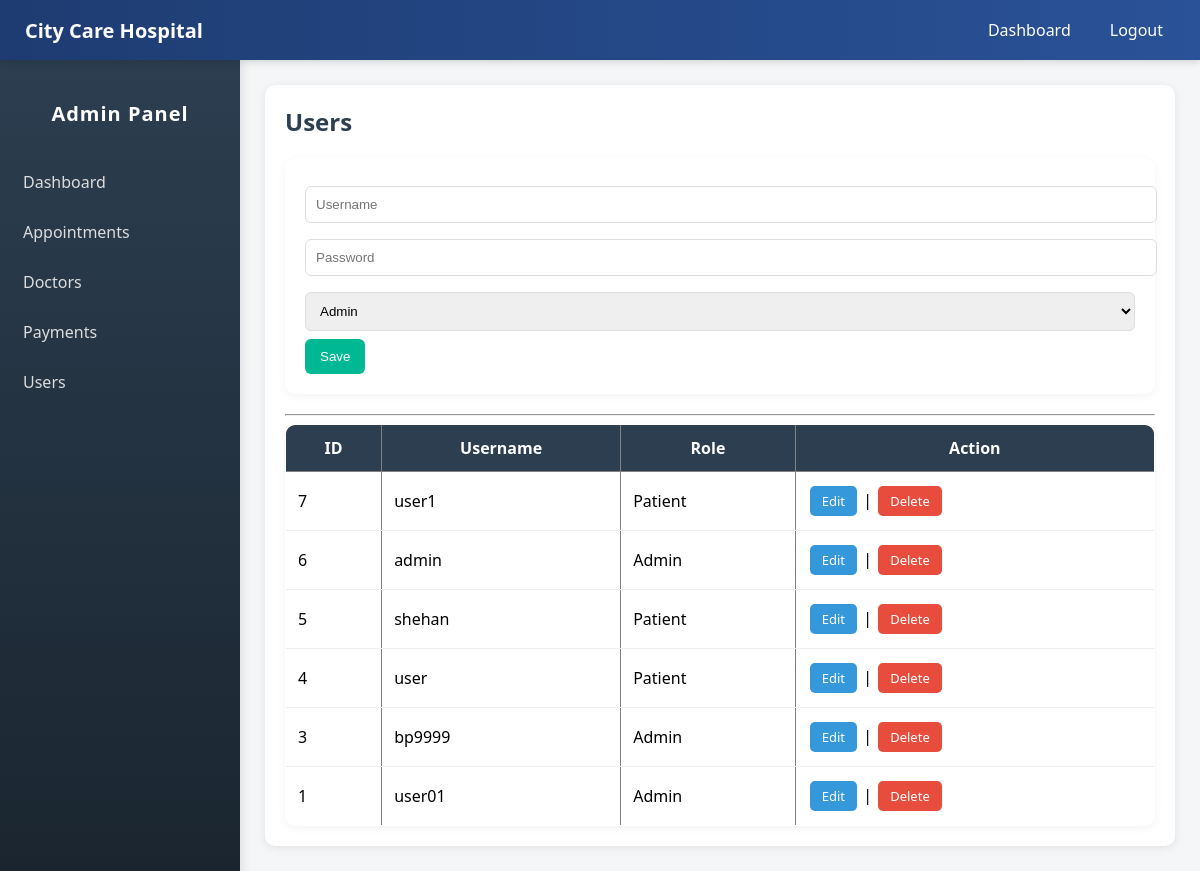
Screenshot of /admin/admin-dashboard.php?page=users with the database file from the repository.
### tables this page shows
CREATE TABLE IF NOT EXISTS `users` (
  `user_id` int NOT NULL AUTO_INCREMENT,
  `username` varchar(50) NOT NULL,
  `password` varchar(255) NOT NULL,
  `role` enum('Admin','Patient','Doctor') NOT NULL,
  PRIMARY KEY (`user_id`),
  UNIQUE KEY `username` (`username`)
);

### admin/pages/users.php (the view, shortened to what this page needs)
<?php
require_once "../includes/db.php";
$edit = null;
?>
<h2>Users</h2>
<form method="POST">
    <input type="text" name="username" placeholder="Username"
           value="<?= $edit['username'] ?? '' ?>" required>
    <input type="password" name="password" placeholder="Password">
    <select name="role">
        <option>Admin</option>
    </select>
    <button name="save">Save</button>
</form>
<hr>
<table border="1" width="100%">
<tr>
    <th>ID</th><th>Username</th><th>Role</th><th>Action</th>
</tr>
<?php
$data = $pdo->query("SELECT * FROM users ORDER BY user_id DESC");
while ($row = $data->fetch()):
?>
<tr>
    <td><?= $row['user_id'] ?></td>
    <td><?= $row['username'] ?></td>
    <td><?= $row['role'] ?></td>
    <td>
        <a href="?page=users&edit=<?= $row['user_id'] ?>" class="btn edit-btn">Edit</a> |
        <a href="?page=users&delete=<?= $row['user_id'] ?>"
           onclick="return confirm('Delete?')" class="btn delete-btn">Delete</a>
    </td>
</tr>
<?php endwhile; ?>
</table>

### admin/styles.css (style rules this page uses)
body { margin: 0; font-family: "Segoe UI", Arial, sans-serif; background: #f4f6f9; }
h2 { margin-top: 0; color: #2c3e50; }
form { background: white; padding: 20px; border-radius: 10px; margin-bottom: 20px; box-shadow: 0 2px 10px rgba(0, 0, 0, 0.05); }
input, select { width: 100%; padding: 10px; margin: 8px 0; border: 1px solid #ddd; border-radius: 6px; outline: none; }
button { background: #00b894; color: white; border: none; padding: 10px 15px; border-radius: 6px; cursor: pointer; transition: 0.3s; }
table { width: 100%; border-collapse: collapse; background: white; border-radius: 10px; overflow: hidden; box-shadow: 0 2px 10px rgba(0, 0, 0, 0.05); }
table th { background: #2c3e50; color: white; padding: 12px; }
table td { padding: 12px; border-bottom: 1px solid #eee; }
a { text-decoration: none; }
.btn { display: inline-block; padding: 6px 12px; margin: 2px; border-radius: 5px; font-size: 13px; text-decoration: none; color: white; transition: 0.3s; }
.edit-btn { background: #3498db; }
.delete-btn { background: #e74c3c; }

### admin/admin-dashboard.php (style rules this page uses)
body { margin: 0; font-family: Arial, sans-serif; background: #f4f6f8; }

### rows the page displays
users: user_id "7", username "user1", role "Patient"
users: user_id "6", username "admin", role "Admin"
users: user_id "5", username "shehan", role "Patient"
users: user_id "4", username "user", role "Patient"
users: user_id "3", username "bp9999", role "Admin"
users: user_id "1", username "user01", role "Admin"
